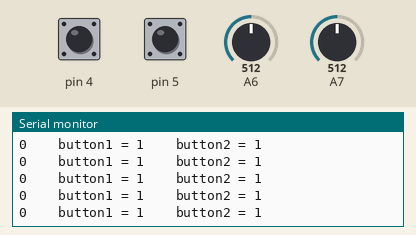
A sketch run on a simulated Arduino Nano, built with avr-gcc and run on an emulated ATmega328P. Parts: the last lines printed to the serial monitor. Inputs (shaded band) come from the test bench; at power-on: pin 4 HIGH, pin 5 HIGH, A6 = 512, A7 = 512. No radio packets arrive unless stated.

Above: at 1.2 s.
1.3 s: pin 4 pulled LOW for 1 s
At 1.39 s:
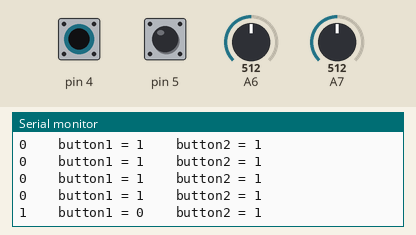
5.3 s: pin 5 pulled LOW for 0.15 s
At 5.42 s:
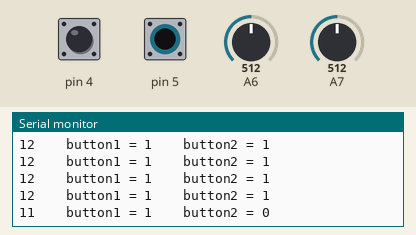
6.9 s: pin 5 pulled LOW for 1 s
At 6.99 s:
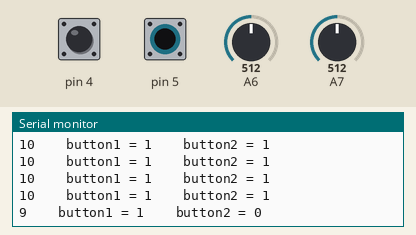
10.9 s: pin 4 pulled LOW for 0.15 s
At 11.1 s:
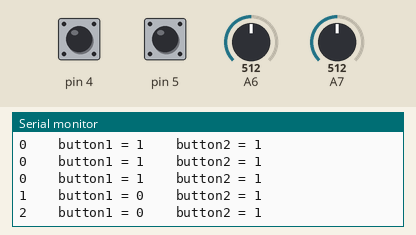
12.5 s: pin 4 pulled LOW for 1 s
At 12.58 s:
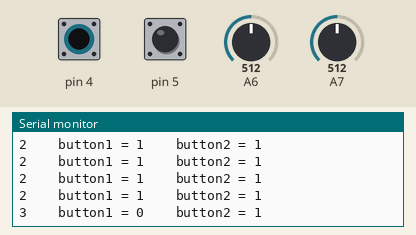
16.5 s: pin 4 driven LOW and pin 5 driven LOW
At 16.61 s:
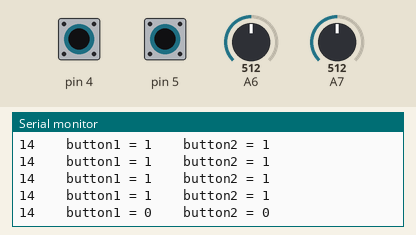
Timing chart, 0 to 19.5 s (numbered marks = the images above; inputs shaded):
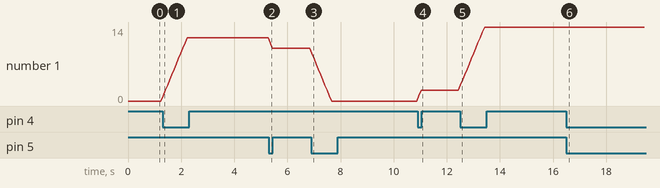

The sketch:

Hovercraft_Transmitter.ino
```cpp
#include <SPI.h>
#include <nRF24L01.h>
#include <RF24.h>

//create an RF24 object
RF24 radio(7, 8);  // CE, CSN
int joystickX;
int joystickY;
int motorSpeed;
int pos;
int firstState = 0;
int secondState = 0;
int count;
int thrustSpeed;

//address through which two modules communicate.
const byte address[6] = "50001";

struct Data {
  int x = 20;
  int y = 20;
  int thrust = 20;
};

Data data;

void setup()
{
  pinMode(4, INPUT_PULLUP);
  pinMode(5, INPUT_PULLUP);

  radio.begin();
  Serial.begin(9600);
  //set the address
  radio.openWritingPipe(address);

  //Set module as transmitter
  radio.stopListening();

}
void loop()
{
  joystickX = analogRead(A7);
  joystickY = analogRead(A6);
  firstState = digitalRead(4);
  secondState = digitalRead(5);

  pos = map(joystickX, 0, 1023, 0, 180);
  pos = constrain(pos, 0, 180);

  motorSpeed = map(joystickY, 0, 1023, 1000, 2000);
  motorSpeed = constrain(motorSpeed, 1000, 2000);

  data.x = pos;
  data.y = motorSpeed;
  if (firstState == LOW) {
    count++;
    thrustSpeed = map(count, 0, 50, 1000, 2000);
    thrustSpeed = constrain(thrustSpeed, 1000, 2000);
    data.thrust = thrustSpeed;
  }

  if(secondState == LOW && count!=0) {
    count--;
    thrustSpeed = map(count, 0, 50, 1000, 2000);
    thrustSpeed = constrain(thrustSpeed, 1000, 2000);
    data.thrust = thrustSpeed;
  }


  radio.write(&data, sizeof(data));
  Serial.print(count);
  Serial.print("    button1 = ");
  Serial.print(firstState);
  Serial.print("    button2 = ");
  Serial.println(secondState);
  delay(80);
}
```

Measured:
- after the input at 1.3 s, the serial monitor: prints a new line at once (image 1)
- after the input at 5.3 s, the serial monitor: prints a new line after 0.06 s (image 2)
- after the input at 6.9 s, the serial monitor: prints a new line at once (image 3)
- after the input at 10.9 s, the serial monitor: prints a new line after 0.05 s (image 4)
- after the input at 12.5 s, the serial monitor: prints a new line at once (image 5)
- after the input at 16.5 s, the serial monitor: prints a new line after 0.05 s (image 6)
- plotted number 1: 0 → 12 after the input at 1.3 s, 12 → 10 after the input at 5.3 s, 2 → 14 after the input at 12.5 s
